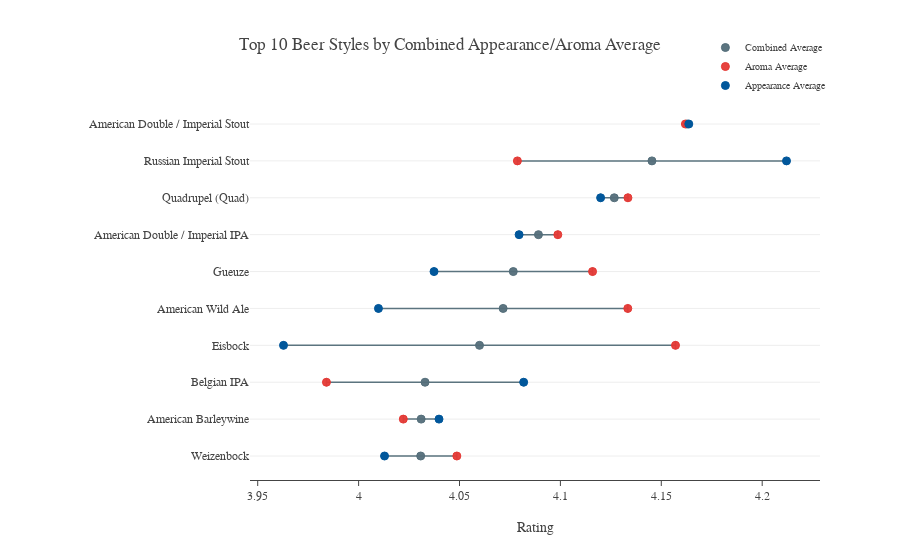

This figure's notebook cell:
### Markdown cell above
## 4.4 If I enjoy a beer due to its aroma and appearance, which beer style should I try?

### Code cell
# Aggregate count & mean for relevant variables
aro_appear = reviews[['beer_style','review_aroma', 'review_appearance','review_overall']]\
    .pivot_table(index="beer_style", aggfunc=('count','mean'))

# Flatten pivot table
aro_appear.columns = aro_appear.columns.to_series().str.join('_')
aro_appear.reset_index(inplace=True)

# Remove redundant '_count' columns
aro_appear.drop(list(aro_appear.filter(regex = 'count')), 
                      axis = 1, 
                      inplace = True)

#aro_appear = aro_appear.drop(['review_appearance_count', 
                                         # 'review_aroma_count'], axis=1)

# Add average of combined aroma and appearance 
aro_appear['aroma_appear_mean'] = (aro_appear['review_appearance_mean'] + 
                              aro_appear['review_aroma_mean']) / 2

# Add absolute average distance from mean 
aro_appear['diff_from_mean'] = abs(aro_appear['review_appearance_mean'] - aro_appear['review_aroma_mean'])

# Sort for plotly 
sort_aro_appear = aro_appear.sort_values('aroma_appear_mean', ascending=False)\
                    .head(10)\
                    .sort_values('aroma_appear_mean',ascending=True)

# Aroma-Appearance Dumbbell Plot Workaround
p1 = go.Scatter(
    x = sort_aro_appear['aroma_appear_mean'],
    y = sort_aro_appear['beer_style'],
    error_x = dict(
        type='data',
        array=sort_aro_appear['diff_from_mean']/2,
        thickness=1.5),
    mode = 'markers',
    name = 'Combined Average',
    marker=dict(
        color='rgba(84, 110, 122, 0.95)',
        line=dict(
            color='rgba(84, 110, 122, 1.0)',
            width=1,
        ),
        symbol='circle',
        size=8
    )
)

# Aroma Rating Dot Plot 
p2 = go.Scatter(
    x = sort_aro_appear['review_aroma_mean'],
    y = sort_aro_appear['beer_style'],
    mode = 'markers',
    name = 'Aroma Average',
    marker=dict(
        color='rgba(229, 57, 53, 0.95)',
        line=dict(
            color='rgba(229, 57, 53, 1.0)',
            width=1,
        ),
        symbol='circle',
        size=8
    )
)

# Appearance Rating Dot Plot
p3 = go.Scatter(
    x = sort_aro_appear['review_appearance_mean'],
    y = sort_aro_appear['beer_style'],
    mode = 'markers',
    name = 'Appearance Average',
    marker=dict(
        color='rgb(1, 87, 155, 0.95)',
        line=dict(
            color='rgba(1, 87, 155, 1.0)',
            width=1,
        ),
        symbol='circle',
        size=8
    )
)


# Set layout
layout=dict(
    title='Top 10 Beer Styles by Combined Appearance/Aroma Average',
    xaxis=dict(
        showline=True,
        showticklabels=True,
        ticks='outside',
        title='Rating',
        hoverformat = '.2f',
        autorange=True,
        showgrid=False,),
    margin = dict(l = 250),
    font=dict(family='Courier New, monospace', color='dark gray'),
    legend=dict(
        font=dict(
            size=10,
        ),
        yanchor='bottom',
        xanchor='right',
    ),
    hovermode='closest'
)


# Plot it
fig = go.Figure(data=[p1,p2,p3], layout=layout)
py.offline.iplot(fig)

### Figure 1 — Plotly figure (JSON) as saved in the notebook; plotly's stock layout.template omitted (floating-point values rounded to 4 significant figures)
{"data": [{"error_x": {"array": [0.01792, 0.008847, 0.04886, 0.09713, 0.06178, 0.03928, 0.009598, 0.00677, 0.06668, 0.0008426], "thickness": 1.5, "type": "data"}, "marker": {"color": "rgba(84, 110, 122, 0.95)", "line": {"color": "rgba(84, 110, 122, 1.0)", "width": 1}, "size": 8, "symbol": "circle"}, "mode": "markers", "name": "Combined Average", "type": "scatter", "uid": "a7b965e8-9b2b-4be6-a425-567eaa83ef94", "x": [4.031, 4.031, 4.033, 4.06, 4.072, 4.077, 4.089, 4.127, 4.145, 4.163], "y": ["Weizenbock", "American Barleywine", "Belgian IPA", "Eisbock", "American Wild Ale", "Gueuze", "American Double / Imperial IPA", "Quadrupel (Quad)", "Russian Imperial Stout", "American Double / Imperial Stout"]}, {"marker": {"color": "rgba(229, 57, 53, 0.95)", "line": {"color": "rgba(229, 57, 53, 1.0)", "width": 1}, "size": 8, "symbol": "circle"}, "mode": "markers", "name": "Aroma Average", "type": "scatter", "uid": "0682f76d-e738-41c4-a56b-bb1e10bf05fe", "x": [4.049, 4.022, 3.984, 4.157, 4.133, 4.116, 4.099, 4.133, 4.079, 4.162], "y": ["Weizenbock", "American Barleywine", "Belgian IPA", "Eisbock", "American Wild Ale", "Gueuze", "American Double / Imperial IPA", "Quadrupel (Quad)", "Russian Imperial Stout", "American Double / Imperial Stout"]}, {"marker": {"color": "rgb(1, 87, 155, 0.95)", "line": {"color": "rgba(1, 87, 155, 1.0)", "width": 1}, "size": 8, "symbol": "circle"}, "mode": "markers", "name": "Appearance Average", "type": "scatter", "uid": "70a61417-4db4-4a9a-aef7-c8ea7d9f670c", "x": [4.013, 4.04, 4.082, 3.963, 4.01, 4.037, 4.08, 4.12, 4.212, 4.164], "y": ["Weizenbock", "American Barleywine", "Belgian IPA", "Eisbock", "American Wild Ale", "Gueuze", "American Double / Imperial IPA", "Quadrupel (Quad)", "Russian Imperial Stout", "American Double / Imperial Stout"]}], "layout": {"font": {"color": "dark gray", "family": "Courier New, monospace"}, "hovermode": "closest", "legend": {"font": {"size": 10}, "xanchor": "right", "yanchor": "bottom"}, "margin": {"l": 250}, "title": {"text": "Top 10 Beer Styles by Combined Appearance/Aroma Average"}, "xaxis": {"autorange": true, "hoverformat": ".2f", "showgrid": false, "showline": true, "showticklabels": true, "ticks": "outside", "title": {"text": "Rating"}}}}
